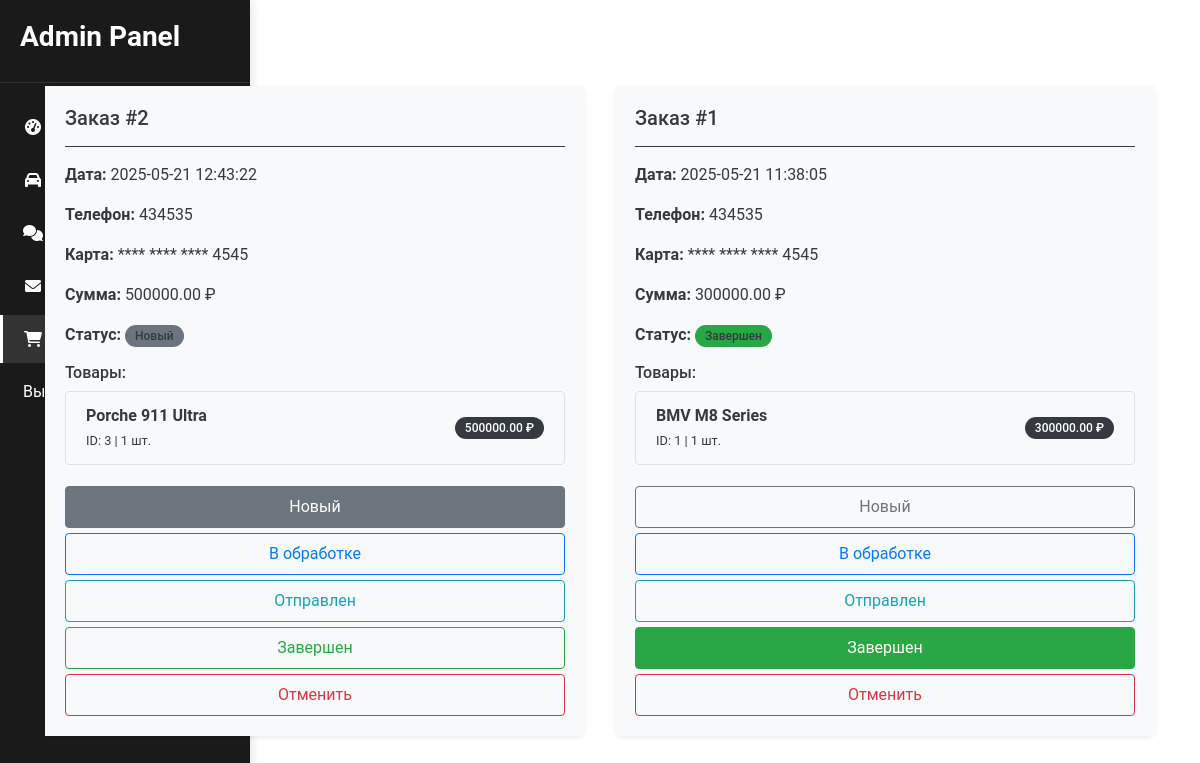
The app's page /admin/orders (signed in), older data.
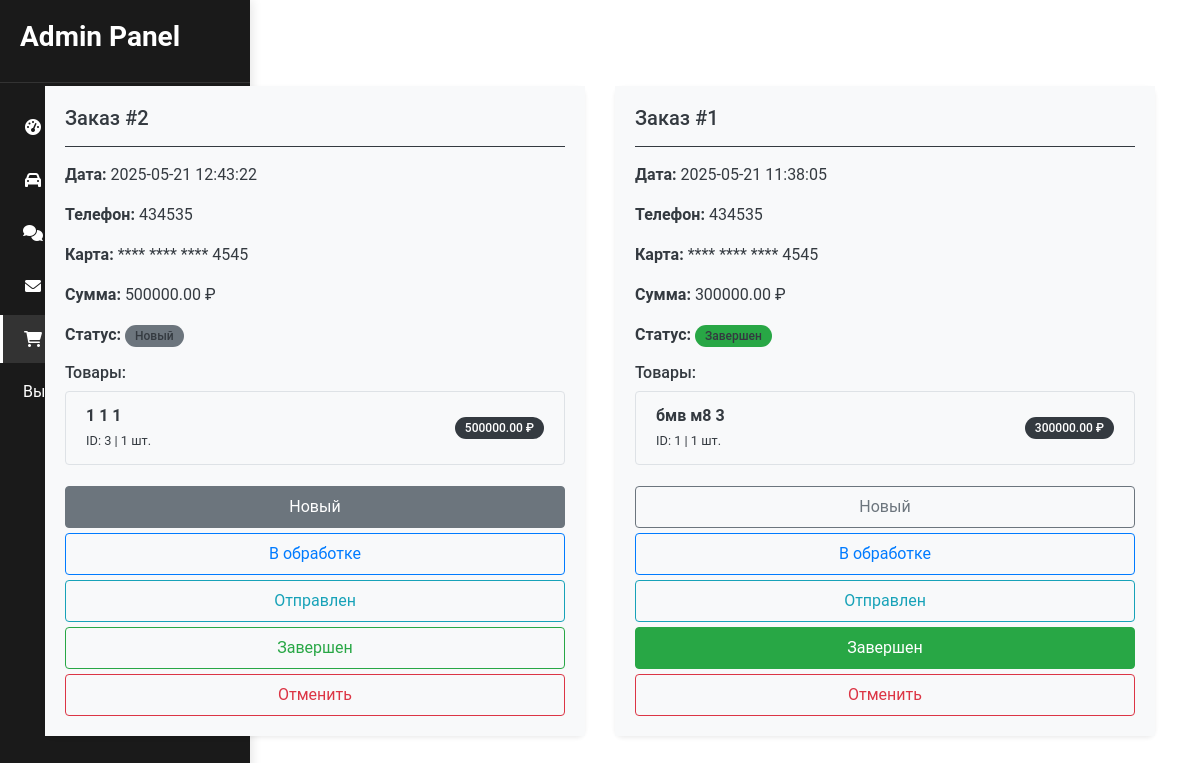
The same page, newer data.
### tables this page shows
CREATE TABLE cars (
            id INTEGER PRIMARY KEY AUTOINCREMENT,
            photo TEXT,
            make TEXT,
            model TEXT,
            generation TEXT,
            price REAL,
            color TEXT,
            used BOOLEAN,
            drive_type TEXT,
            engine_type TEXT,
            transmission TEXT,
            year INTEGER,
            mileage INTEGER,
            horsepower INTEGER,
            torque INTEGER,
            fuel_consumption REAL,
            seats INTEGER,
            doors INTEGER,
            trunk_volume REAL,
            safety_rating REAL,
            model_3d TEXT
        );

### app.py (the view)
@app.route('/admin/orders')
def admin_orders():
    if not session.get('logged_in'):
        return redirect(url_for('login'))
    try:
        orders_conn = sqlite3.connect('Base/orders.db')
        cars_conn = sqlite3.connect('Base/database.db')
        orders_cursor = orders_conn.cursor()
        cars_cursor = cars_conn.cursor()
        orders_cursor.execute("""
            SELECT order_id, order_date, phone_number,
                   card_number, total_price, status
            FROM orders
            ORDER BY order_date DESC
        """)
        orders = orders_cursor.fetchall()
        orders_with_items = []
        for order in orders:
            order_id = order[0]
            orders_cursor.execute("""
                SELECT item_id, car_id, quantity, price
                FROM order_items
                WHERE order_id = ?
            """, (order_id,))
            items = orders_cursor.fetchall()
            items_with_car_info = []
            for item in items:
                car_id = item[1]
                cars_cursor.execute("""
                    SELECT make, model, generation
                    FROM cars
                    WHERE id = ?
                """, (car_id,))
                car_info = cars_cursor.fetchone()
                if car_info:
                    items_with_car_info.append((
                        item[0],  # item_id
                        item[1],  # car_id
                        item[2],  # quantity
                        item[3],  # price
                        car_info[0],  # make
                        car_info[1],  # model
                        car_info[2]   # generation
                    ))
                else:
                    items_with_car_info.append((
                        item[0], item[1], item[2], item[3],
                        "Неизвестно", "Неизвестно", ""
                    ))
            orders_with_items.append((order, items_with_car_info))
        return render_template('admin_orders.html', orders=orders_with_items)
    except Exception as e:
        print(f"Error accessing database: {e}")
        return "Error accessing database", 500
    finally:
        if 'orders_conn' in locals():
            orders_conn.close()
        if 'cars_conn' in locals():
            cars_conn.close()

### templates/admin_orders.html (shortened to what the changed rows need)
{% extends "admin_pattern.html" %}
{% block content %}
<div class="container mt-4">
    <h2 class="text-dark mb-4">Заказы</h2>
    <div class="row">
        {% for order, items in orders %}
        <div class="col-md-6 mb-4">
            <div class="card border-dark shadow-sm">
                <div class="card-body bg-light">
                    <h5 class="card-title text-dark">Заказ #{{ order[0] }}</h5>
                    <hr class="border-dark">
                    <div class="card-text text-dark mb-3">
                        <p><strong>Дата:</strong> {{ order[1] }}</p>
                        <p><strong>Телефон:</strong> {{ order[2] }}</p>
                        <p><strong>Карта:</strong> **** **** **** {{ order[3][-4:] }}</p>
                        <p><strong>Сумма:</strong> {{ "%.2f"|format(order[4]) }} ₽</p>
                        <p>
                            <strong>Статус:</strong>
                            <span class="badge rounded-pill
                                {% if order[5] == 'new' %}bg-secondary
                                {% elif order[5] == 'processing' %}bg-primary
                                {% elif order[5] == 'shipped' %}bg-info
                                {% elif order[5] == 'completed' %}bg-success
                                {% elif order[5] == 'cancelled' %}bg-danger
                                {% else %}bg-dark{% endif %}">
                                {% if order[5] == 'new' %}Новый
                                {% elif order[5] == 'processing' %}В обработке
                                {% elif order[5] == 'shipped' %}Отправлен
                                {% elif order[5] == 'completed' %}Завершен
                                {% elif order[5] == 'cancelled' %}Отменен
                                {% else %}{{ order[5] }}{% endif %}
                            </span>
                        </p>
                        <div class="mt-3">
                            <h6>Товары:</h6>
                            <ul class="list-group">
                                {% for item in items %}
                                <li class="list-group-item d-flex justify-content-between align-items-center">
                                    <div>
                                        <strong>{{ item[4] }} {{ item[5] }} {{ item[6] }}</strong><br>
                                        <small>ID: {{ item[1] }} | {{ item[2] }} шт.</small>
                                    </div>
                                    <span class="badge bg-dark rounded-pill" style="color: white;">{{ "%.2f"|format(item[3]) }} ₽</span>
                                </li>
                                {% endfor %}
                            </ul>
                        </div>
                    </div>
                    <form method="POST" action="/update_order_status" class="d-flex flex-column gap-2">
                        <button type="submit" name="new_status" value="new"
                                class="btn {% if order[5] == 'new' %}btn-secondary{% else %}btn-outline-secondary{% endif %} rounded text-start">
                            Новый
                        </button>
                        <button type="submit" name="new_status" value="processing"
                                class="btn {% if order[5] == 'processing' %}btn-primary{% else %}btn-outline-primary{% endif %} rounded text-start">
                            В обработке
                        </button>
                        <button type="submit" name="new_status" value="shipped"
                                class="btn {% if order[5] == 'shipped' %}btn-info{% else %}btn-outline-info{% endif %} rounded text-start">
                            Отправлен
                        </button>
                        <button type="submit" name="new_status" value="completed"
                                class="btn {% if order[5] == 'completed' %}btn-success{% else %}btn-outline-success{% endif %} rounded text-start">
                            Завершен
                        </button>
                        <button type="submit" name="new_status" value="cancelled"
                                class="btn {% if order[5] == 'cancelled' %}btn-danger{% else %}btn-outline-danger{% endif %} rounded text-start">
                            Отменить
                        </button>
                    </form>
                </div>
            </div>
        </div>
        {% endfor %}
    </div>
</div>
{% endblock %}

Row changes from the older to the newer data that the page shows:
no longer on this page (row edited): cars: make "Porche", model "911", generation "Ultra", id "3", item "1", item "500000.00", shown under "2"
removed cars: make "BMV", model "M8", generation "Series", id "1", item "300000.00"
added cars: make "бмв", model "м8", generation "3", item "1", item "300000.00"
Text that changed along with them:
new list line: "1 1 1 ID: 3 | 1 шт. 500000.00 ₽"
